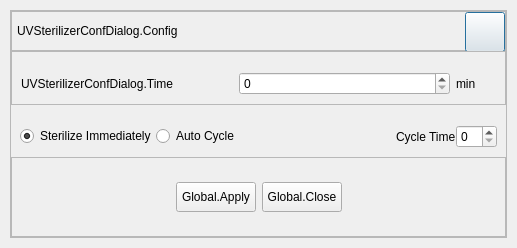
<?xml version="1.0" encoding="UTF-8"?>
<ui version="4.0">
 <class>UVSterilizerConfDialog</class>
 <widget class="QDialog" name="UVSterilizerConfDialog">
  <property name="geometry">
   <rect>
    <x>0</x>
    <y>0</y>
    <width>517</width>
    <height>248</height>
   </rect>
  </property>
  <property name="windowTitle">
   <string>Dialog</string>
  </property>
  <layout class="QVBoxLayout" name="verticalLayout">
   <property name="spacing">
    <number>0</number>
   </property>
   <property name="leftMargin">
    <number>10</number>
   </property>
   <property name="topMargin">
    <number>10</number>
   </property>
   <property name="rightMargin">
    <number>10</number>
   </property>
   <property name="bottomMargin">
    <number>10</number>
   </property>
   <item>
    <widget class="QFrame" name="frameDialogContainer">
     <property name="frameShape">
      <enum>QFrame::StyledPanel</enum>
     </property>
     <property name="frameShadow">
      <enum>QFrame::Raised</enum>
     </property>
     <layout class="QVBoxLayout" name="verticalLayout_2">
      <property name="spacing">
       <number>0</number>
      </property>
      <property name="leftMargin">
       <number>0</number>
      </property>
      <property name="topMargin">
       <number>0</number>
      </property>
      <property name="rightMargin">
       <number>0</number>
      </property>
      <property name="bottomMargin">
       <number>0</number>
      </property>
      <item>
       <widget class="QFrame" name="frameDialogHead">
        <property name="minimumSize">
         <size>
          <width>0</width>
          <height>40</height>
         </size>
        </property>
        <property name="maximumSize">
         <size>
          <width>16777215</width>
          <height>40</height>
         </size>
        </property>
        <property name="frameShape">
         <enum>QFrame::StyledPanel</enum>
        </property>
        <property name="frameShadow">
         <enum>QFrame::Raised</enum>
        </property>
        <layout class="QHBoxLayout" name="horizontalLayout">
         <property name="spacing">
          <number>0</number>
         </property>
         <property name="leftMargin">
          <number>5</number>
         </property>
         <property name="topMargin">
          <number>0</number>
         </property>
         <property name="rightMargin">
          <number>0</number>
         </property>
         <property name="bottomMargin">
          <number>0</number>
         </property>
         <item>
          <widget class="QLabel" name="labelDialogTitle">
           <property name="text">
            <string>UVSterilizerConfDialog.Config</string>
           </property>
          </widget>
         </item>
         <item>
          <spacer name="horizontalSpacer">
           <property name="orientation">
            <enum>Qt::Horizontal</enum>
           </property>
           <property name="sizeHint" stdset="0">
            <size>
             <width>82</width>
             <height>20</height>
            </size>
           </property>
          </spacer>
         </item>
         <item>
          <widget class="QPushButton" name="buttonDialogClose">
           <property name="minimumSize">
            <size>
             <width>40</width>
             <height>40</height>
            </size>
           </property>
           <property name="maximumSize">
            <size>
             <width>40</width>
             <height>40</height>
            </size>
           </property>
           <property name="text">
            <string/>
           </property>
          </widget>
         </item>
        </layout>
       </widget>
      </item>
      <item>
       <widget class="QFrame" name="frame_3">
        <property name="sizePolicy">
         <sizepolicy hsizetype="Preferred" vsizetype="Expanding">
          <horstretch>0</horstretch>
          <verstretch>0</verstretch>
         </sizepolicy>
        </property>
        <property name="frameShape">
         <enum>QFrame::StyledPanel</enum>
        </property>
        <property name="frameShadow">
         <enum>QFrame::Raised</enum>
        </property>
        <layout class="QHBoxLayout" name="horizontalLayout_3">
         <property name="topMargin">
          <number>20</number>
         </property>
         <item>
          <widget class="QLabel" name="labelSterilizerConfigTime">
           <property name="text">
            <string>UVSterilizerConfDialog.Time</string>
           </property>
          </widget>
         </item>
         <item>
          <widget class="QSpinBox" name="spinSterilizeTime">
           <property name="minimumSize">
            <size>
             <width>0</width>
             <height>0</height>
            </size>
           </property>
           <property name="maximumSize">
            <size>
             <width>16777215</width>
             <height>30</height>
            </size>
           </property>
           <property name="maximum">
            <number>120</number>
           </property>
          </widget>
         </item>
         <item>
          <widget class="QLabel" name="labelSterilizerConfigTimeUnit">
           <property name="minimumSize">
            <size>
             <width>40</width>
             <height>0</height>
            </size>
           </property>
           <property name="maximumSize">
            <size>
             <width>40</width>
             <height>16777215</height>
            </size>
           </property>
           <property name="text">
            <string>min</string>
           </property>
          </widget>
         </item>
        </layout>
       </widget>
      </item>
      <item>
       <layout class="QHBoxLayout" name="horizontalLayout_4">
        <property name="leftMargin">
         <number>9</number>
        </property>
        <property name="topMargin">
         <number>20</number>
        </property>
        <property name="rightMargin">
         <number>9</number>
        </property>
        <property name="bottomMargin">
         <number>9</number>
        </property>
        <item>
         <widget class="QRadioButton" name="radBtnSterilizeImmediately">
          <property name="text">
           <string>Sterilize Immediately</string>
          </property>
          <property name="checked">
           <bool>true</bool>
          </property>
         </widget>
        </item>
        <item>
         <widget class="QRadioButton" name="radBtnAutoCycle">
          <property name="text">
           <string>Auto Cycle</string>
          </property>
         </widget>
        </item>
        <item>
         <spacer name="horizontalSpacer_4">
          <property name="orientation">
           <enum>Qt::Horizontal</enum>
          </property>
          <property name="sizeHint" stdset="0">
           <size>
            <width>40</width>
            <height>20</height>
           </size>
          </property>
         </spacer>
        </item>
        <item>
         <widget class="QLabel" name="label">
          <property name="text">
           <string>Cycle Time</string>
          </property>
         </widget>
        </item>
        <item>
         <widget class="QSpinBox" name="spinCycleTime"/>
        </item>
       </layout>
      </item>
      <item>
       <widget class="QFrame" name="frame_2">
        <property name="minimumSize">
         <size>
          <width>0</width>
          <height>80</height>
         </size>
        </property>
        <property name="maximumSize">
         <size>
          <width>16777215</width>
          <height>80</height>
         </size>
        </property>
        <property name="frameShape">
         <enum>QFrame::StyledPanel</enum>
        </property>
        <property name="frameShadow">
         <enum>QFrame::Raised</enum>
        </property>
        <layout class="QHBoxLayout" name="horizontalLayout_2">
         <item>
          <spacer name="horizontalSpacer_2">
           <property name="orientation">
            <enum>Qt::Horizontal</enum>
           </property>
           <property name="sizeHint" stdset="0">
            <size>
             <width>0</width>
             <height>20</height>
            </size>
           </property>
          </spacer>
         </item>
         <item>
          <widget class="QPushButton" name="buttonDialogApply">
           <property name="minimumSize">
            <size>
             <width>80</width>
             <height>30</height>
            </size>
           </property>
           <property name="maximumSize">
            <size>
             <width>16777215</width>
             <height>30</height>
            </size>
           </property>
           <property name="text">
            <string>Global.Apply</string>
           </property>
          </widget>
         </item>
         <item>
          <widget class="QPushButton" name="buttonDialogBottomClose">
           <property name="minimumSize">
            <size>
             <width>80</width>
             <height>30</height>
            </size>
           </property>
           <property name="maximumSize">
            <size>
             <width>16777215</width>
             <height>30</height>
            </size>
           </property>
           <property name="text">
            <string>Global.Close</string>
           </property>
          </widget>
         </item>
         <item>
          <spacer name="horizontalSpacer_3">
           <property name="orientation">
            <enum>Qt::Horizontal</enum>
           </property>
           <property name="sizeHint" stdset="0">
            <size>
             <width>1</width>
             <height>20</height>
            </size>
           </property>
          </spacer>
         </item>
        </layout>
       </widget>
      </item>
     </layout>
    </widget>
   </item>
  </layout>
 </widget>
 <resources/>
 <connections/>
</ui>
